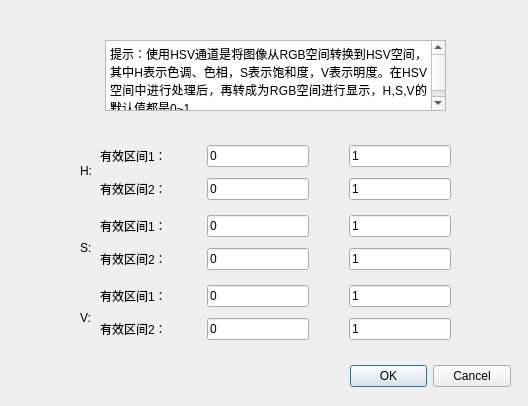
<?xml version="1.0" encoding="UTF-8"?>
<ui version="4.0">
 <class>Dialog</class>
 <widget class="QDialog" name="Dialog">
  <property name="geometry">
   <rect>
    <x>0</x>
    <y>0</y>
    <width>528</width>
    <height>406</height>
   </rect>
  </property>
  <property name="windowTitle">
   <string>Dialog</string>
  </property>
  <widget class="QDialogButtonBox" name="Button_ok">
   <property name="geometry">
    <rect>
     <x>350</x>
     <y>360</y>
     <width>161</width>
     <height>32</height>
    </rect>
   </property>
   <property name="orientation">
    <enum>Qt::Horizontal</enum>
   </property>
   <property name="standardButtons">
    <set>QDialogButtonBox::Cancel|QDialogButtonBox::Ok</set>
   </property>
  </widget>
  <widget class="QLabel" name="label_H">
   <property name="geometry">
    <rect>
     <x>80</x>
     <y>130</y>
     <width>16</width>
     <height>81</height>
    </rect>
   </property>
   <property name="lineWidth">
    <number>1</number>
   </property>
   <property name="text">
    <string>H:</string>
   </property>
   <property name="scaledContents">
    <bool>false</bool>
   </property>
   <property name="indent">
    <number>-1</number>
   </property>
   <property name="openExternalLinks">
    <bool>false</bool>
   </property>
  </widget>
  <widget class="QLabel" name="label_S">
   <property name="geometry">
    <rect>
     <x>80</x>
     <y>240</y>
     <width>16</width>
     <height>16</height>
    </rect>
   </property>
   <property name="text">
    <string>S:</string>
   </property>
  </widget>
  <widget class="QLabel" name="label_V">
   <property name="geometry">
    <rect>
     <x>80</x>
     <y>310</y>
     <width>16</width>
     <height>16</height>
    </rect>
   </property>
   <property name="text">
    <string>V:</string>
   </property>
  </widget>
  <widget class="QWidget" name="layoutWidget">
   <property name="geometry">
    <rect>
     <x>100</x>
     <y>210</y>
     <width>351</width>
     <height>66</height>
    </rect>
   </property>
   <layout class="QGridLayout" name="gridLayout_2">
    <item row="1" column="1">
     <spacer name="horizontalSpacer_5">
      <property name="orientation">
       <enum>Qt::Horizontal</enum>
      </property>
      <property name="sizeHint" stdset="0">
       <size>
        <width>40</width>
        <height>20</height>
       </size>
      </property>
     </spacer>
    </item>
    <item row="0" column="2">
     <widget class="QLineEdit" name="S_Valid1_Start">
      <property name="text">
       <string>0</string>
      </property>
     </widget>
    </item>
    <item row="0" column="3">
     <spacer name="horizontalSpacer_6">
      <property name="orientation">
       <enum>Qt::Horizontal</enum>
      </property>
      <property name="sizeHint" stdset="0">
       <size>
        <width>40</width>
        <height>20</height>
       </size>
      </property>
     </spacer>
    </item>
    <item row="1" column="2">
     <widget class="QLineEdit" name="S_Valid2_Start">
      <property name="text">
       <string>0</string>
      </property>
     </widget>
    </item>
    <item row="1" column="4">
     <widget class="QLineEdit" name="S_Valid2_End">
      <property name="text">
       <string>1</string>
      </property>
     </widget>
    </item>
    <item row="0" column="1">
     <spacer name="horizontalSpacer_7">
      <property name="orientation">
       <enum>Qt::Horizontal</enum>
      </property>
      <property name="sizeHint" stdset="0">
       <size>
        <width>40</width>
        <height>20</height>
       </size>
      </property>
     </spacer>
    </item>
    <item row="1" column="3">
     <spacer name="horizontalSpacer_8">
      <property name="orientation">
       <enum>Qt::Horizontal</enum>
      </property>
      <property name="sizeHint" stdset="0">
       <size>
        <width>40</width>
        <height>20</height>
       </size>
      </property>
     </spacer>
    </item>
    <item row="1" column="0">
     <widget class="QLabel" name="label_7">
      <property name="text">
       <string>有效区间2：</string>
      </property>
     </widget>
    </item>
    <item row="0" column="0">
     <widget class="QLabel" name="label_8">
      <property name="text">
       <string>有效区间1：</string>
      </property>
     </widget>
    </item>
    <item row="0" column="4">
     <widget class="QLineEdit" name="S_Valid1_End">
      <property name="text">
       <string>1</string>
      </property>
     </widget>
    </item>
   </layout>
  </widget>
  <widget class="QWidget" name="layoutWidget_2">
   <property name="geometry">
    <rect>
     <x>100</x>
     <y>280</y>
     <width>351</width>
     <height>66</height>
    </rect>
   </property>
   <layout class="QGridLayout" name="gridLayout_3">
    <item row="1" column="1">
     <spacer name="horizontalSpacer_9">
      <property name="orientation">
       <enum>Qt::Horizontal</enum>
      </property>
      <property name="sizeHint" stdset="0">
       <size>
        <width>40</width>
        <height>20</height>
       </size>
      </property>
     </spacer>
    </item>
    <item row="0" column="2">
     <widget class="QLineEdit" name="V_Valid1_Start">
      <property name="text">
       <string>0</string>
      </property>
     </widget>
    </item>
    <item row="0" column="3">
     <spacer name="horizontalSpacer_10">
      <property name="orientation">
       <enum>Qt::Horizontal</enum>
      </property>
      <property name="sizeHint" stdset="0">
       <size>
        <width>40</width>
        <height>20</height>
       </size>
      </property>
     </spacer>
    </item>
    <item row="1" column="2">
     <widget class="QLineEdit" name="V_Valid2_Start">
      <property name="text">
       <string>0</string>
      </property>
     </widget>
    </item>
    <item row="1" column="4">
     <widget class="QLineEdit" name="V_Valid2_End">
      <property name="text">
       <string>1</string>
      </property>
     </widget>
    </item>
    <item row="0" column="1">
     <spacer name="horizontalSpacer_11">
      <property name="orientation">
       <enum>Qt::Horizontal</enum>
      </property>
      <property name="sizeHint" stdset="0">
       <size>
        <width>40</width>
        <height>20</height>
       </size>
      </property>
     </spacer>
    </item>
    <item row="1" column="3">
     <spacer name="horizontalSpacer_12">
      <property name="orientation">
       <enum>Qt::Horizontal</enum>
      </property>
      <property name="sizeHint" stdset="0">
       <size>
        <width>40</width>
        <height>20</height>
       </size>
      </property>
     </spacer>
    </item>
    <item row="1" column="0">
     <widget class="QLabel" name="label_9">
      <property name="text">
       <string>有效区间2：</string>
      </property>
     </widget>
    </item>
    <item row="0" column="0">
     <widget class="QLabel" name="label_10">
      <property name="text">
       <string>有效区间1：</string>
      </property>
     </widget>
    </item>
    <item row="0" column="4">
     <widget class="QLineEdit" name="V_Valid1_End">
      <property name="text">
       <string>1</string>
      </property>
     </widget>
    </item>
   </layout>
  </widget>
  <widget class="QTextBrowser" name="textBrowser">
   <property name="geometry">
    <rect>
     <x>105</x>
     <y>40</y>
     <width>341</width>
     <height>71</height>
    </rect>
   </property>
   <property name="html">
    <string>&lt;!DOCTYPE HTML PUBLIC &quot;-//W3C//DTD HTML 4.0//EN&quot; &quot;http://www.w3.org/TR/REC-html40/strict.dtd&quot;&gt;
&lt;html&gt;&lt;head&gt;&lt;meta name=&quot;qrichtext&quot; content=&quot;1&quot; /&gt;&lt;style type=&quot;text/css&quot;&gt;
p, li { white-space: pre-wrap; }
&lt;/style&gt;&lt;/head&gt;&lt;body style=&quot; font-family:'SimSun'; font-size:9pt; font-weight:400; font-style:normal;&quot;&gt;
&lt;p align=&quot;justify&quot; style=&quot; margin-top:0px; margin-bottom:0px; margin-left:0px; margin-right:0px; -qt-block-indent:0; text-indent:0px;&quot;&gt;提示：使用HSV通道是将图像从RGB空间转换到HSV空间，其中H表示色调、色相，S表示饱和度，V表示明度。在HSV空间中进行处理后，再转成为RGB空间进行显示，H,S,V的默认值都是0~1。&lt;/p&gt;&lt;/body&gt;&lt;/html&gt;</string>
   </property>
  </widget>
  <widget class="QWidget" name="">
   <property name="geometry">
    <rect>
     <x>100</x>
     <y>140</y>
     <width>351</width>
     <height>66</height>
    </rect>
   </property>
   <layout class="QGridLayout" name="gridLayout">
    <item row="1" column="1">
     <spacer name="horizontalSpacer_3">
      <property name="orientation">
       <enum>Qt::Horizontal</enum>
      </property>
      <property name="sizeHint" stdset="0">
       <size>
        <width>40</width>
        <height>20</height>
       </size>
      </property>
     </spacer>
    </item>
    <item row="0" column="2">
     <widget class="QLineEdit" name="H_Valid1_Start">
      <property name="text">
       <string>0</string>
      </property>
     </widget>
    </item>
    <item row="0" column="3">
     <spacer name="horizontalSpacer_2">
      <property name="orientation">
       <enum>Qt::Horizontal</enum>
      </property>
      <property name="sizeHint" stdset="0">
       <size>
        <width>40</width>
        <height>20</height>
       </size>
      </property>
     </spacer>
    </item>
    <item row="1" column="2">
     <widget class="QLineEdit" name="H_Valid2_Start">
      <property name="text">
       <string>0</string>
      </property>
     </widget>
    </item>
    <item row="1" column="4">
     <widget class="QLineEdit" name="H_Valid2_End">
      <property name="text">
       <string>1</string>
      </property>
     </widget>
    </item>
    <item row="0" column="1">
     <spacer name="horizontalSpacer">
      <property name="orientation">
       <enum>Qt::Horizontal</enum>
      </property>
      <property name="sizeHint" stdset="0">
       <size>
        <width>40</width>
        <height>20</height>
       </size>
      </property>
     </spacer>
    </item>
    <item row="1" column="3">
     <spacer name="horizontalSpacer_4">
      <property name="orientation">
       <enum>Qt::Horizontal</enum>
      </property>
      <property name="sizeHint" stdset="0">
       <size>
        <width>40</width>
        <height>20</height>
       </size>
      </property>
     </spacer>
    </item>
    <item row="1" column="0">
     <widget class="QLabel" name="label_5">
      <property name="text">
       <string>有效区间2：</string>
      </property>
     </widget>
    </item>
    <item row="0" column="0">
     <widget class="QLabel" name="label_4">
      <property name="text">
       <string>有效区间1：</string>
      </property>
     </widget>
    </item>
    <item row="0" column="4">
     <widget class="QLineEdit" name="H_Valid1_End">
      <property name="text">
       <string>1</string>
      </property>
     </widget>
    </item>
   </layout>
  </widget>
 </widget>
 <resources/>
 <connections>
  <connection>
   <sender>Button_ok</sender>
   <signal>accepted()</signal>
   <receiver>Dialog</receiver>
   <slot>accept()</slot>
   <hints>
    <hint type="sourcelabel">
     <x>248</x>
     <y>254</y>
    </hint>
    <hint type="destinationlabel">
     <x>157</x>
     <y>274</y>
    </hint>
   </hints>
  </connection>
  <connection>
   <sender>Button_ok</sender>
   <signal>rejected()</signal>
   <receiver>Dialog</receiver>
   <slot>reject()</slot>
   <hints>
    <hint type="sourcelabel">
     <x>316</x>
     <y>260</y>
    </hint>
    <hint type="destinationlabel">
     <x>286</x>
     <y>274</y>
    </hint>
   </hints>
  </connection>
 </connections>
</ui>
